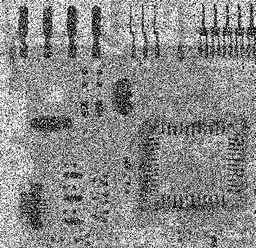
#> input picture lab6/plytkaSzumImp.png, 256 x 248 px, shrunk from 455 x 440 before the run
$ jupyter execute 06_context_hw2.ipynb
#> lines starting #> are read from the running program, lines starting #| are printed output that depends on the picture
## Zadanie domowe: adaptacyjna filtracja medianowa

Wszystkie omówione i przetestowane powyżej filtry działały w ten sam sposób dla każdego piksela obrazu.
Natomiast przy filtracji adaptacyjnej następuje zmiana parametrów filtru w zależności od statystycznych charakterystyk otoczenia rozpatrywanego piksela.

Omówiony poprzednio filtr medianowy dobrze eliminuje zakłócenia impulsowe o niewielkiej gęstości przestrzennej (mniej niż 20% w pionie i poziomie).
W zadaniu filtracji bardziej zakłóconych obrazów lepiej sprawdza się adaptacyjny filtr medianowy.
``Adaptacyjność'' filtra polega na zmianie rozmiaru okna w trakcie filtracji - w zależności od pewnych warunków.

Przyjmijmy następujące oznaczenia:
- $z_{min}$ - najmniejsza jasność w oknie $S_{xy}$
- $z_{max}$ - największa jasność w oknie $S_{xy}$
- $z_{med}$ - mediana z jasności w oknie $S_{xy}$
- $z_{xy}$  - jasność w punkcie o współrzędnych $(x,y)$
- $S_{max}$ - maksymalny dozwolony rozmiar okna $S_{xy}$

Algorytm można opisać następującym pseudokodem:
<div style="background-color:rgba(0, 0, 0, 0.0470588); padding:10px 0;font-family:monospace;">
Faza A :<br>
&nbsp;&nbsp;&nbsp;<b>if</b>  $z_{max}$ > $z_{med}$ > $z_{min}$ <b>then</b> <br>
&nbsp;&nbsp;&nbsp;&nbsp;&nbsp;&nbsp; to przejdź od fazy B<br>
&nbsp;&nbsp;&nbsp;<b>else</b><br>
&nbsp;&nbsp;&nbsp;&nbsp;&nbsp;&nbsp;zwiększ rozmiar okna<br>
&nbsp;&nbsp;&nbsp;&nbsp;&nbsp;&nbsp;<b>if</b> rozmiar okna <= $S_{max}$ <b>then</b><br>
&nbsp;&nbsp;&nbsp;&nbsp;&nbsp;&nbsp;&nbsp;&nbsp;&nbsp;to powtórz fazę A<br>
&nbsp;&nbsp;&nbsp;&nbsp;&nbsp;&nbsp;<b>else</b><br>
&nbsp;&nbsp;&nbsp;&nbsp;&nbsp;&nbsp;&nbsp;&nbsp;&nbsp;zwróć $z_{med}$<br>
&nbsp;&nbsp;&nbsp;&nbsp;&nbsp;&nbsp;<b>end if</b><br>
&nbsp;&nbsp;&nbsp;<b>end if</b><br>
Faza B :<br>
&nbsp;&nbsp;&nbsp;<b>if</b>  $z_{max}$ > $z_{xy}$ > $z_{min}$ <b>then</b>  <br>
&nbsp;&nbsp;&nbsp;&nbsp;&nbsp;&nbsp;to zwróć  $z_{xy}$ <br>
&nbsp;&nbsp;&nbsp;<b>else</b><br>
&nbsp;&nbsp;&nbsp;&nbsp;&nbsp;&nbsp;zwróć $z_{med}$<br>
&nbsp;&nbsp;&nbsp;<b>end if</b><br>
</div>

#### Wyjaśnienie działania:

Cały czas należy pamiętać, jakie są cele działania filtru:
- usunięcie zakłóceń typu pieprz i sól (ang. _salt and pepper noise),
- wygładzenie innego rodzaju zakłóceń,
- redukcja zniekształceń (pogrubianie albo pocienianie krawędzi).

Wartości $z_{min}$ i $z_{max}$ uważa się za zakłócenia impulsowe w danym oknie, nawet jeżeli nie są to największa i najmniejsza wartość w całym obrazie.

Celem fazy A jest określenie czy rezultat filtracji medianowej $z_{med}$ jest zakłóceniem impulsowym czy nie.
Jeżeli spełniona jest nierówność $z_{min}$ < $z_{med}$ < $z_{max}$ wartość  $z_{med}$ nie może być zakłóceniem impulsowym.
W takim przypadku przechodzimy do fazy B i sprawdzamy czy piksel $z_{xy}$ jest zakłóceniem impulsowym.
Jeżeli spełniona jest nierówność   $z_{min}$ < $z_{xy}$ < $z_{max}$, $z_{xy}$ nie może być zakłóceniem impulsowym.
W takim przypadku algorytm zwraca niezmienioną wartość $z_{xy}$ - w ten sposób zmniejsza się zniekształcenia.
Jeżeli nierówność  $z_{min}$ < $z_{xy}$ < $z_{max}$ nie jest spełniona oznacza to, że albo $z_{xy}$ = $z_{min}$ albo  $z_{xy}$ = $z_{max}$.
W obu przypadkach uznaje się, że wartość  $z_{xy}$ jest zakłóceniem i jako wynik filtracji zwraca się wartość  $z_{med}$ , o której na podstawie fazy A wiadomo, że nie jest zakłóceniem.

Przypuśćmy, że nie została spełniona nierówność   $z_{min}$ < $z_{med}$ < $z_{max}$, algorytm wtedy zwiększa rozmiar okna i powtórnie wykonuje fazę A.
Dzieje się tak aż do momentu, kiedy algorytm znajdzie medianę, która nie jest zakłóceniem impulsowym albo osiągnięty zostanie maksymalny rozmiar okna.
W przypadku gdy osiągnięty zostanie maksymalny rozmiar okna algorytm zwraca wartość $z_{med}$.
Nie ma gwarancji, że wartość ta nie jest zakłóceniem impulsowym, jednakże odpowiedni dobór maksymalnego rozmiaru okna pozwala zminimalizować prawdopodobieństwo wystąpienia takiej sytuacji.

Po wyznaczeniu wartości po filtracji dla danego piksela, okno filtru się przemiesza, a algorytm uruchamiany jest dla nowej lokalizacji z parametrami początkowymi.

#### Zadanie - zaimplementować metodę:

1. Wczytaj obrazy _plytkaSzumImp.png_.  Wyświetl go.

2. Przefiltruj obraz filtrem medianowym o rozmiarze okna $5 \times 5$. Wynik filtracji wyświetl.

3. Zaimplementuj opisany adaptacyjny filtr medianowy. Wskazówki:
- należy przyjąć maksymalny rozmiar okna na $7 \times 7$, a początkowy na $3 \times 3$. Zakładamy, że rozmiar filtru powinien być nieparzysty.
- obliczenia trzeba wykonać w dwóch pętlch `for` (odwiedzić, każdy piksel) - dla ułatwienia zaleca się pominięcie pikseli brzegowych (jeżeli maksymalny rozmiar okna wynosi $7 \times 7$ to nie należy dokonywać obliczeń dla 3 pikseli brzegowych)
- w każdej iteracji należy:
    - przywrócić początkowy rozmiar okna ($3 \times 3$),
    - "wyciąć" otoczenie (parametr opisujący rozmiar otoczenia należy "uzmiennić")
    - obliczyć parametry: $z_{min}$, $z_{max}$, $z_{med}$ (metody wycinka `min`, `max` i funkcja `np.median`

- wykonać opisany algorytm. Uwaga: obliczenia mogę się chwilkę wykonywać.

4. Porównaj rezultaty filtracji medianowej i adaptacyjnej.

[cell 1]
import cv2
import os
import requests
from matplotlib import pyplot as plt
import numpy as np
from scipy import signal

url = 'https://raw.githubusercontent.com/vision-agh/poc_sw/master/06_Context/'

fileNames = ["plytkaSzumImp.png"]
for fileName in fileNames:
  if not os.path.exists(fileName):
      r = requests.get(url + fileName, allow_redirects=True)
      open(fileName, 'wb').write(r.content)

[cell 2]
I = cv2.imread('plytkaSzumImp.png')
#> I is the input picture: shape (248, 256, 3); min 0, max 255, mean 138.2
I = cv2.cvtColor(I, cv2.COLOR_BGR2GRAY)
#> I: shape (248, 256)

[cell 3]
plt.imshow(I, 'gray')
plt.axis('off')
plt.show()

[cell 4]
def plot_imgs(I1, I2, I3=None, t1="Orginal", t2="", t3=""):
    k = 2 + int(I3 is not None)
    fig, axs = plt.subplots(1, k)
    n = 4
    fig.set_size_inches(k * n, n)

    axs[0].imshow(I1, 'gray', vmin=0, vmax=256)
    axs[0].axis('off')
    axs[0].title.set_text(t1)

    axs[1].imshow(I2, 'gray', vmin=0, vmax=256)
    axs[1].axis('off')
    axs[1].title.set_text(t2)

    if I3 is not None:
        axs[2].imshow(I3, 'gray', vmin=0, vmax=256)
        axs[2].axis('off')
        axs[2].title.set_text(t3)

[cell 5]
filtered_med5 = cv2.medianBlur(I, 5)
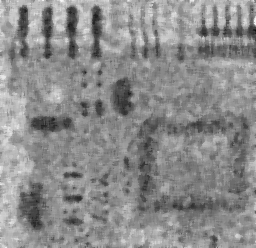
#> filtered_med5: shape (248, 256); min 12, max 248, mean 139.5
plot_imgs(I, filtered_med5, t2="Median filter 5x5")
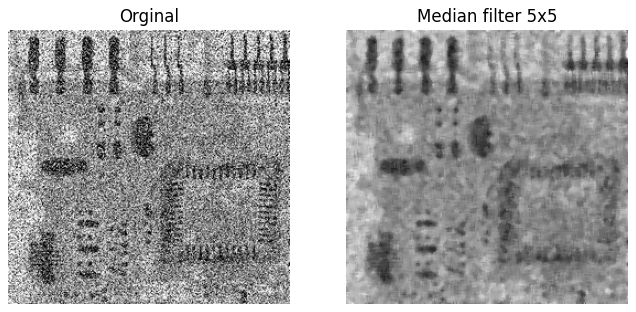
#> figure drawn by matplotlib, 2 panels

[cell 6]
from copy import deepcopy

def find_value(x, y, I, s_min, s_max):
    size = s_min
    # A
    while True:
        window = I[x - size // 2: x + size // 2 + 1, y - size // 2: y + size // 2 + 1]
        z_min = np.min(window)
        z_max = np.max(window)
        z_med = np.median(window)
        if z_max > z_med and z_med > z_min:
            break
        else:
            size += 2
            if size > s_max:
                return z_med
    # B
    if z_max > I[x, y] and I[x, y] > z_min:
        return I[x, y]
    else:
        return z_med

def median_filter_adpt(I, s_min=3, s_max=5):
#> called with s_min = 3, s_max = 5
    new_I = deepcopy(I)
    x_size, y_size = I.shape
#> x_size = 248; y_size = 256
    for x in range(s_max // 2, x_size - s_max // 2):
        for y in range(s_max // 2, y_size - s_max // 2):
            new_I[x, y] = find_value(x, y, I, s_min, s_max)
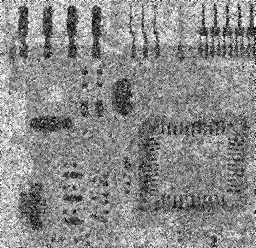
#> new_I: shape (248, 256); min 0, max 255, mean 138.6

    return new_I

[cell 7]
filtered_med_adpt5 = median_filter_adpt(I)

[cell 8]
plot_imgs(I, filtered_med_adpt5, filtered_med5, t2="Median filter adpt 5x5", t3="Median filter 5x5")
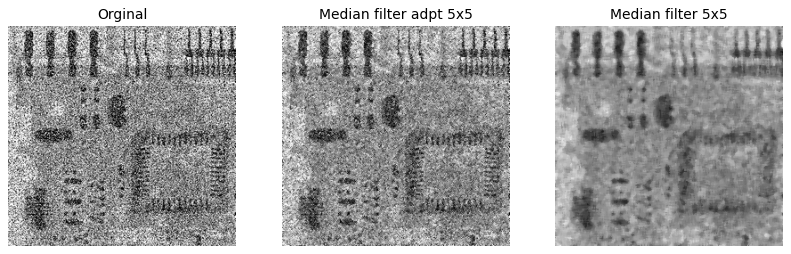
#> figure drawn by matplotlib, 3 panels

[cell 9]
for i, t in [(I, "Orginal"), (filtered_med_adpt5, "Median filter adpt 5x5"), (filtered_med5, "Median filter 5x5")]:
    plt.imshow(i, 'gray')
    plt.axis('off')
    plt.title(t)
    plt.show()
#> this loop made 3 passes
#> t on passes 1 to 3: 'Orginal', 'Median filter adpt 5x5', 'Median filter 5x5'

$ run again, with lab6/jet.png copied over lab6/plytkaSzumImp.png
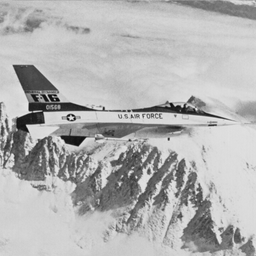
#> input picture lab6/jet.png, 256 x 256 px, shrunk from 512 x 512 before the run
#> I is the input picture: shape (256, 256, 3); min 5, max 236, mean 178
#> I: shape (256, 256)
#> after the loop in median_filter_adpt, `for x in range(s_max // 2, x_size - s_max // 2):`:
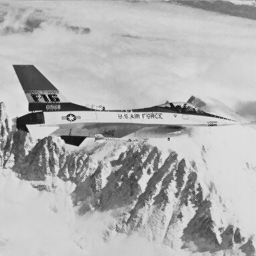
#> new_I: shape (256, 256); min 8, max 232, mean 178.1
#> `[cell 8] plot_imgs(I, filtered_med_adpt5, filtered_med5, t2="Median fi..`:
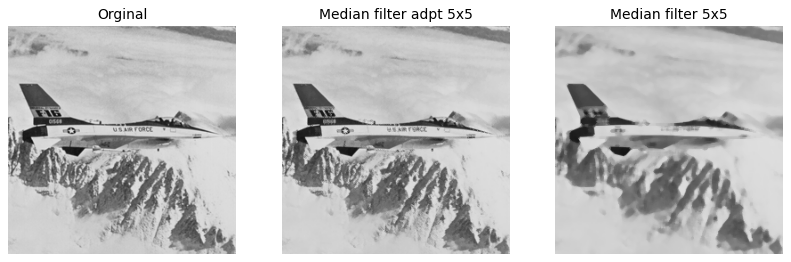
#> figure drawn by matplotlib, 3 panels
#> the loop `for i, t in [(I, "Orginal"), (filtered_med_adpt5, "Median filter adpt ..` made 3 passes
#> t on passes 1 to 3: 'Orginal', 'Median filter adpt 5x5', 'Median filter 5x5'
